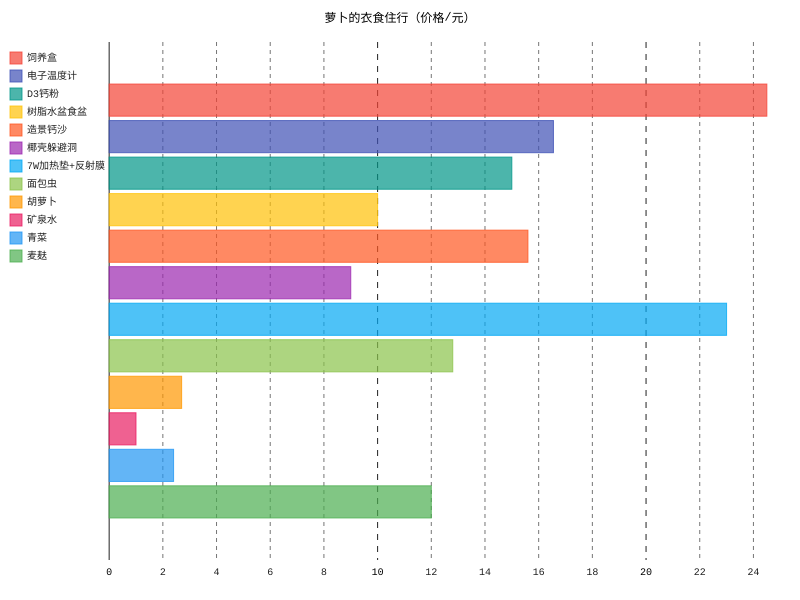

The script that drew this image:
# -*- coding: utf-8 -*-
import pygal
from pygal.style import Style

custom_style = Style(
	background='transparent',
	# plot_background='transparent',
	legend_font_size=10,
	label_font_size=10,
	title_font_size=12,
	)
pie_chart = pygal.HorizontalBar(style=custom_style)
pie_chart.title = '萝卜的衣食住行（价格/元）'

pie_chart.add('饲养盒', 24.50)
pie_chart.add('电子温度计', 16.55)
pie_chart.add('D3钙粉', 15.00)
pie_chart.add('树脂水盆食盆', 10.00)
pie_chart.add('造景钙沙', 15.60)
pie_chart.add('椰壳躲避洞', 9.00)
pie_chart.add('7W加热垫+反射膜', 23.00)
pie_chart.add('面包虫', 12.80)
pie_chart.add('胡萝卜', 2.70)
pie_chart.add('矿泉水', 1.00)
pie_chart.add('青菜', 2.40)
pie_chart.add('麦麸', 12.00)

pie_chart.render_to_file('roach_cost.svg')
